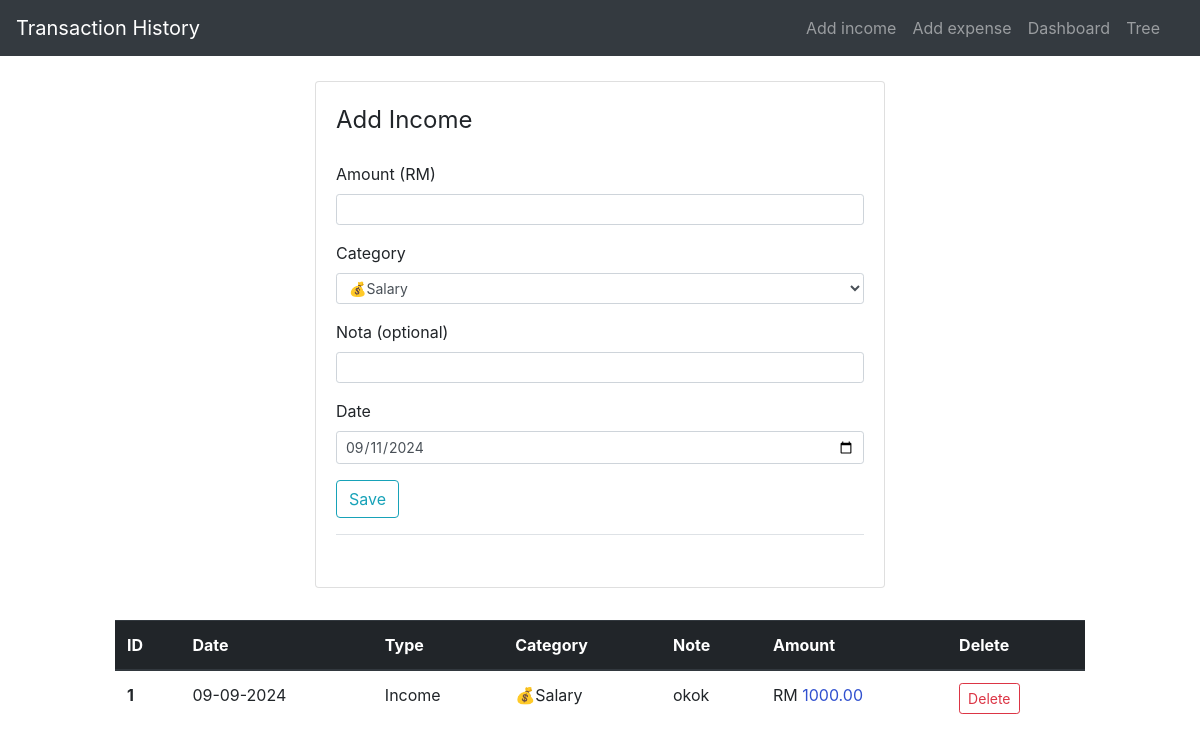
Before: /addincome with the older database file.
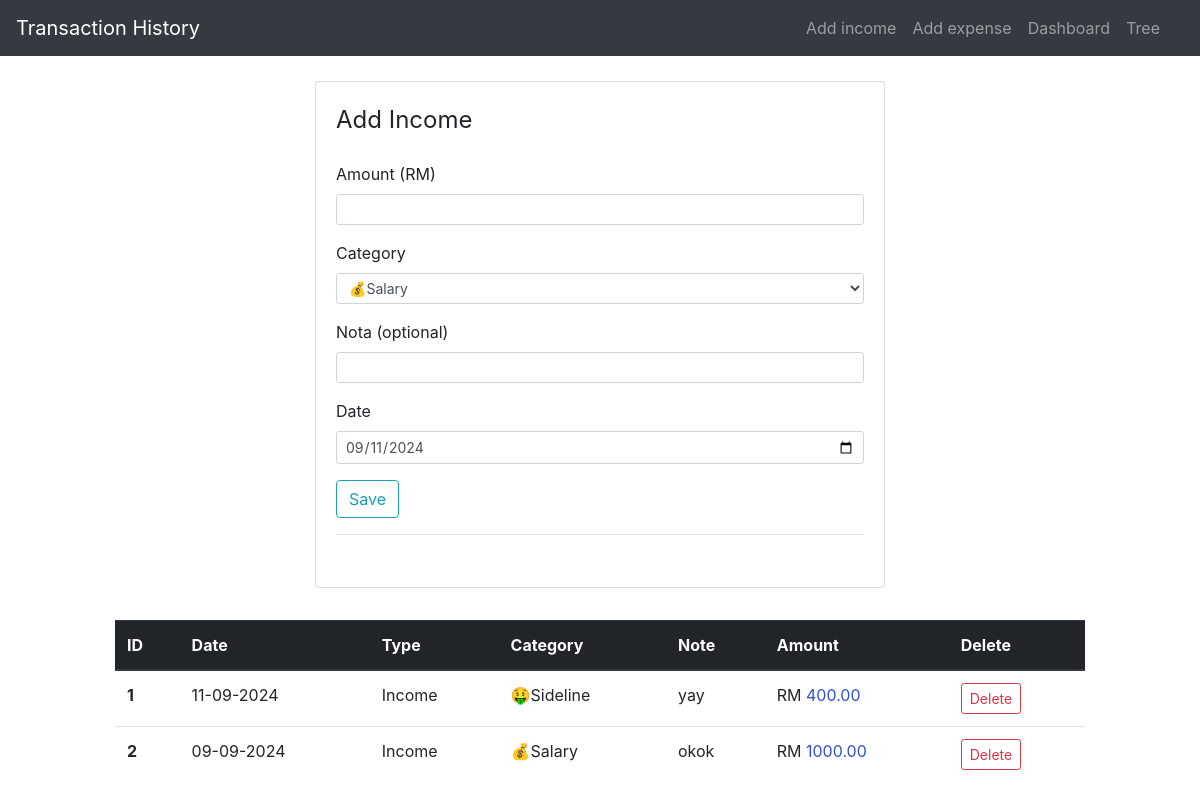
After: the same page with the newer database file.
### application/models.py (models this page shows, shortened)
class add_incomes(db.Model):
    id = db.Column(db.Integer, primary_key=True)
    amount = db.Column(db.Double, nullable=False)
    category = db.Column(db.String(30),nullable=False)
    date = db.Column(db.DateTime, nullable=False)
    type = db.Column(db.String(10), nullable=False, default= 'Income')
    nota = db.Column(db.String(15))

### application/routes.py (the view)
@app.route('/addincome', methods = ["POST", "GET"])
def add_income():
    form = IncomeForm()
    if form.validate_on_submit():
        entry = add_incomes(amount=form.amount.data, category=form.category.data, date=form.date.data,  nota=form.nota.data)
        db.session.add(entry)
        db.session.commit()
        flash(f"RM{form.amount.data} has been added to expense record", "success")
        return redirect(url_for('index'))
    incomes = add_incomes.query.order_by(add_incomes.date.desc()).all()
    return render_template('add_income.html', title="Add income", form=form, incomes=incomes)

### application/form.py
class IncomeForm(FlaskForm):
    amount = DecimalField('Amount (RM)', validators = [DataRequired(), NumberRange(min=0.01)])
    category = SelectField ('Category', validators=[DataRequired()],
                                            choices =[('💰Salary', '💰Salary'),
                                                      ('💵Bonus','💵Bonus'),
                                                      ('💸Allowance','💸Allowance'),
                                                      ('🤑Sideline','🤑Sideline')])
    date = DateField('Date', format='%Y-%m-%d',default=date.today,  validators = [DataRequired()])
    nota = StringField('Nota (optional)',validators = [Optional()])
    submit = SubmitField('Save')

### application/templates/add_income.html (shortened to what this page needs)
{% extends 'layout.html' %}
{% block content %}
<div class="col-xs-10 col-sm-6 col-md-6 ml-auto mr-auto">
    <div class="card card-style mb-2">
        <div class="card-body">
            <form action="" method="POST">
                <fieldset class="form-group">
                        <legend class="mb-4">Add Income</legend>
                    <div class="form-group">
                        {{ form.amount.label(class="form-control-label") }}
                        {% if form.amount.errors %}
                        {{ form.amount(class="form-control form-control-sm is-invalid") }}
                        {% for error in form.amount.errors %}
                        <div class="invalid-feedback">
                            <span>{{error}}</span>
                        </div>
                        {% endfor %}
                        {% else %}
                        {{ form.amount(class="form-control form-control-sm") }}
                        {% endif %}
                    </div>
                    <div class="form-group">
                        {{ form.category.label(class = "form-control-label") }}
                        {{ form.category(class = "form-control form-control-sm") }}
                    </div>
                    <div class="form-group">
                        {{ form.nota.label(class = "form-control-label") }}
                        {{ form.nota(class = "form-control form-control-sm") }}
                    </div>
                    <div class="form-group">
                        {{ form.date.label(class = "form-control-label") }}
                        {{ form.date(class = "form-control form-control-sm") }}
                    </div>
                    <div class="form-group border-bottom pb-3">
                        {{ form.submit(class="btn btn-outline-info")}}
                    </div>
                </fieldset>
            </form>
        </div>
    </div>
</div>
<div class="col-sm-10 ml-auto mr-auto ">
    <br>
    <table class="table">
        <thead class="thead-dark">
            <tr>
                <th scope="col">ID</th>
                <th scope="col">Date</th>
                <th scope="col">Type</th>
                <th scope="col">Category</th>
                <th scope="col">Note</th>
                <th scope="col">Amount</th>
                <th scope="col">Delete</th>
            </tr>
        </thead>
        <tbody>
            {% for entry in incomes %}
                    <tr>
                        <th scope="row">{{loop.index}}</th>
                        <td>{{entry.date.strftime("%d-%m-%Y")}}</td>
                        <td>{{entry.type}}</td>
                        <td>{{entry.category }}</td>
                        <td>{{entry.nota }}</td>
                        <td class="amount-field">RM <span style="color: rgb(49, 81, 207);">{{ "{:.2f}".format(entry.amount) }}</span></td>
                        <td><a href="{{ url_for('delete', entry_id = entry.id, entry_type = entry.type,  next=url_for('add_income') ) }}"  class="btn btn-outline-danger btn-sm">Delete</a></td>
                    </tr>
            {% endfor %}
        </tbody>
    </table>
</div>
{% endblock %}

Changed rows visible on the page:
added add_incomes: date "11-09-2024", type "Income", category "🤑Sideline", nota "yay", amount "400.00"
